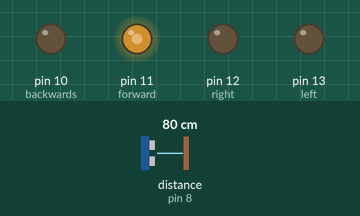
The sketch below on a simulated Arduino Uno, built with avr-gcc and run on an emulated ATmega328P. Parts: output pins drawn as LEDs (lit = HIGH). Dashed ring = blinking. Inputs (shaded band) come from the test bench; at power-on: distance to the obstacle (sensor on pin 8) 80 cm. The echo pulse lasts 58.3 µs per cm.

Above: at 1.2 s.
1.3 s: distance to the obstacle (sensor on pin 8) set to 11 cm
2.8 s: distance to the obstacle (sensor on pin 8) set to 8 cm
At 3.7 s:
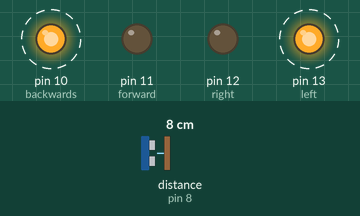
5.8 s: distance to the obstacle (sensor on pin 8) set to 18 cm
At 6.7 s:
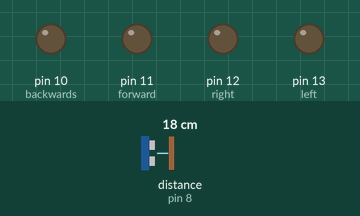
8.3 s: distance to the obstacle (sensor on pin 8) set to 2 cm
At 9.2 s:
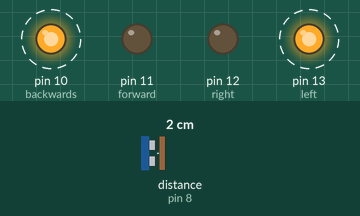
Timing chart, 0 to 12.3 s (numbered marks = the images above; inputs shaded):
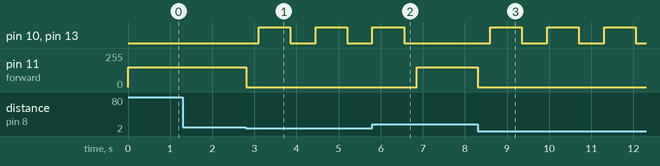

The sketch:

RC_Hack.ino
```cpp
//Libaries
#include <NewPing.h>

//Set up NewPing

#define TRIGGER_PIN  9  // Arduino pin tied to trigger pin on the ultrasonic sensor.
#define ECHO_PIN     8  // Arduino pin tied to echo pin on the ultrasonic sensor.
#define MAX_DISTANCE 200 // Maximum distance we want to ping for (in centimeters). Maximum sensor distance is rated at 400-500cm.

NewPing sonar(TRIGGER_PIN, ECHO_PIN, MAX_DISTANCE); // NewPing setup of pins and maximum distance.

//RC Controls

int forward = 11;
int backwards = 10;
int left = 13;
int right = 12;

int run_speed = 150;

int turn_wait = 750;
int wait_before_next_move = 300;

//Sensor
int converted_sensor_distance = 0;
int pingTimer = 15;
int min_sensor_distance = 10;

void setup() {
  //RC controls
  pinMode(forward, OUTPUT);
  pinMode(backwards, OUTPUT);
  pinMode(left, OUTPUT);
  pinMode(right, OUTPUT);
}

void loop() {
  if (millis() >= pingTimer) {   //pingSpeed milliseconds since last ping, do another ping.
    unsigned long sensor_distance = sonar.ping();    //Updates distance of ultraonic sensor
    converted_sensor_distance = sensor_distance / US_ROUNDTRIP_CM;    //Converts to CM
  }

  if (converted_sensor_distance < min_sensor_distance && converted_sensor_distance > 0){
    digitalWrite(forward, LOW);
    delay(wait_before_next_move);

    //Turn
    digitalWrite(left, HIGH);
    digitalWrite(backwards, HIGH);
    delay(turn_wait);
    digitalWrite(left, LOW);
    digitalWrite(backwards, LOW);
    delay(wait_before_next_move);
  } else {
    analogWrite(forward, run_speed);
  }
}
```

Measured:
- the behaviour switches between 10 and 9 cm on distance to the obstacle (sensor on pin 8) (found by bisection; images 0 and 1)
- after the input at 1.3 s, every drawn part: stays the same
- after the input at 2.8 s, pin 10 (backwards), pin 13 (left): alternates HIGH for 0.75 s and LOW for 0.60 s, starting after 0.30 s; pin 11 (forward): 150/255 → 0/255 at once
- after the input at 5.8 s, pin 10 (backwards), pin 13 (left): goes on until 6.6 s, then stays LOW; pin 11 (forward): 0/255 → 150/255 after 1.1 s
- after the input at 8.3 s, pin 10 (backwards), pin 13 (left): alternates HIGH for 0.75 s and LOW for 0.60 s, starting after 0.30 s; pin 11 (forward): 150/255 → 0/255 at once
